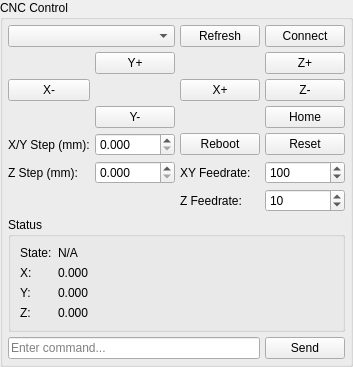
<?xml version='1.0' encoding='UTF-8'?>
<ui version="4.0">
 <class>CNCControlPanel</class>
 <widget class="QGroupBox" name="CNCControlPanel">
  <property name="title">
   <string>CNC Control</string>
  </property>
  <property name="sizePolicy">
   <sizepolicy hsizetype="Preferred" vsizetype="Preferred">
    <horstretch>0</horstretch>
    <verstretch>0</verstretch>
   </sizepolicy>
  </property>
  <layout class="QGridLayout" name="grid_layout">
   <property name="spacing">
    <number>5</number>
   </property>
   <property name="leftMargin">
    <number>5</number>
   </property>
   <property name="topMargin">
    <number>5</number>
   </property>
   <property name="rightMargin">
    <number>5</number>
   </property>
   <property name="bottomMargin">
    <number>5</number>
   </property>
   <item row="0" column="0" colspan="2">
    <widget class="QComboBox" name="serial_port_combo"/>
   </item>
   <item row="0" column="2">
    <widget class="QPushButton" name="refresh_button">
     <property name="text">
      <string>Refresh</string>
     </property>
    </widget>
   </item>
   <item row="0" column="3">
    <widget class="QPushButton" name="connect_button">
     <property name="text">
      <string>Connect</string>
     </property>
     <property name="checkable">
      <bool>true</bool>
     </property>
    </widget>
   </item>
   <item row="1" column="1">
    <widget class="QPushButton" name="forward_button">
     <property name="text">
      <string>Y+</string>
     </property>
    </widget>
   </item>
   <item row="2" column="0">
    <widget class="QPushButton" name="left_button">
     <property name="text">
      <string>X-</string>
     </property>
    </widget>
   </item>
   <item row="2" column="2">
    <widget class="QPushButton" name="right_button">
     <property name="text">
      <string>X+</string>
     </property>
    </widget>
   </item>
   <item row="3" column="1">
    <widget class="QPushButton" name="back_button">
     <property name="text">
      <string>Y-</string>
     </property>
    </widget>
   </item>
   <item row="1" column="3">
    <widget class="QPushButton" name="up_button">
     <property name="text">
      <string>Z+</string>
     </property>
    </widget>
   </item>
   <item row="2" column="3">
    <widget class="QPushButton" name="down_button">
     <property name="text">
      <string>Z-</string>
     </property>
    </widget>
   </item>
   <item row="3" column="3">
    <widget class="QPushButton" name="home_button">
     <property name="text">
      <string>Home</string>
     </property>
    </widget>
   </item>
   <item row="4" column="2">
    <widget class="QPushButton" name="reboot_button">
     <property name="text">
      <string>Reboot</string>
     </property>
    </widget>
   </item>
   <item row="4" column="3">
    <widget class="QPushButton" name="reset_button">
     <property name="text">
      <string>Reset</string>
     </property>
    </widget>
   </item>
   <item row="4" column="0">
    <widget class="QLabel" name="step_label">
     <property name="text">
      <string>X/Y Step (mm):</string>
     </property>
    </widget>
   </item>
   <item row="4" column="1">
    <widget class="QDoubleSpinBox" name="step_input">
     <property name="decimals">
      <number>3</number>
     </property>
     <property name="singleStep">
      <double>0.1</double>
     </property>
    </widget>
   </item>
   <item row="5" column="0">
    <widget class="QLabel" name="z_step_label">
     <property name="text">
      <string>Z Step (mm):</string>
     </property>
    </widget>
   </item>
   <item row="5" column="1">
    <widget class="QDoubleSpinBox" name="z_step_input">
     <property name="decimals">
      <number>3</number>
     </property>
     <property name="singleStep">
      <double>0.01</double>
     </property>
    </widget>
   </item>
     <item row="5" column="2">
        <widget class="QLabel" name="xy_feedrate_label">
     <property name="text">
            <string>XY Feedrate:</string>
     </property>
    </widget>
   </item>
   <item row="5" column="3">
        <widget class="QSpinBox" name="xy_feedrate_input">
     <property name="minimum">
      <number>1</number>
     </property>
     <property name="maximum">
      <number>1000</number>
     </property>
     <property name="value">
      <number>100</number>
     </property>
    </widget>
   </item>
    <item row="6" column="2">
     <widget class="QLabel" name="z_feedrate_label">
      <property name="text">
        <string>Z Feedrate:</string>
      </property>
     </widget>
    </item>
    <item row="6" column="3">
     <widget class="QSpinBox" name="z_feedrate_input">
      <property name="minimum">
        <number>1</number>
      </property>
      <property name="maximum">
        <number>1000</number>
      </property>
      <property name="value">
        <number>10</number>
      </property>
     </widget>
    </item>
    <item row="7" column="0" colspan="4">
    <widget class="QGroupBox" name="status_group">
     <property name="title">
      <string>Status</string>
     </property>
     <layout class="QFormLayout" name="status_layout">
      <item row="0" column="0">
       <widget class="QLabel" name="label">
        <property name="text">
         <string>State:</string>
        </property>
       </widget>
      </item>
      <item row="0" column="1">
       <widget class="QLabel" name="status_label">
        <property name="text">
         <string>N/A</string>
        </property>
       </widget>
      </item>
      <item row="1" column="0">
       <widget class="QLabel" name="label_2">
        <property name="text">
         <string>X:</string>
        </property>
       </widget>
      </item>
      <item row="1" column="1">
       <widget class="QLabel" name="wpos_x_label">
        <property name="text">
         <string>0.000</string>
        </property>
       </widget>
      </item>
      <item row="2" column="0">
       <widget class="QLabel" name="label_3">
        <property name="text">
         <string>Y:</string>
        </property>
       </widget>
      </item>
      <item row="2" column="1">
       <widget class="QLabel" name="wpos_y_label">
        <property name="text">
         <string>0.000</string>
        </property>
       </widget>
      </item>
      <item row="3" column="0">
       <widget class="QLabel" name="label_4">
        <property name="text">
         <string>Z:</string>
        </property>
       </widget>
      </item>
      <item row="3" column="1">
       <widget class="QLabel" name="wpos_z_label">
        <property name="text">
         <string>0.000</string>
        </property>
       </widget>
      </item>
     </layout>
    </widget>
   </item>
    <item row="8" column="0" colspan="3">
    <widget class="QLineEdit" name="cnc_command_input">
     <property name="placeholderText">
      <string>Enter command...</string>
     </property>
    </widget>
   </item>
    <item row="8" column="3">
    <widget class="QPushButton" name="send_command_button">
     <property name="text">
      <string>Send</string>
     </property>
    </widget>
   </item>
  </layout>
 </widget>
</ui>
